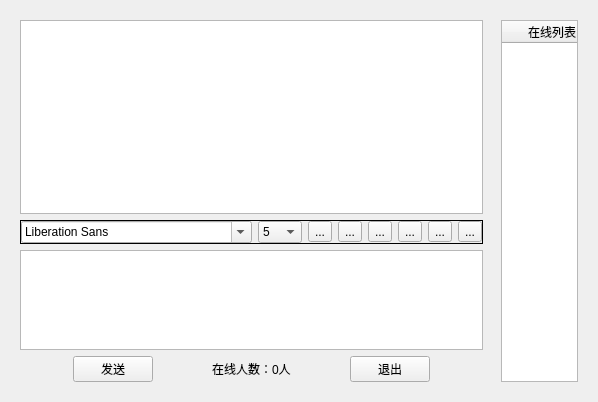
<?xml version="1.0" encoding="UTF-8"?>
<ui version="4.0">
 <class>Widget</class>
 <widget class="QWidget" name="Widget">
  <property name="geometry">
   <rect>
    <x>0</x>
    <y>0</y>
    <width>598</width>
    <height>402</height>
   </rect>
  </property>
  <property name="maximumSize">
   <size>
    <width>16777000</width>
    <height>16777215</height>
   </size>
  </property>
  <property name="windowTitle">
   <string>Widget</string>
  </property>
  <layout class="QHBoxLayout" name="horizontalLayout_4">
   <item>
    <widget class="QWidget" name="widget_6" native="true">
     <layout class="QHBoxLayout" name="horizontalLayout_3">
      <property name="spacing">
       <number>0</number>
      </property>
      <property name="leftMargin">
       <number>0</number>
      </property>
      <property name="topMargin">
       <number>0</number>
      </property>
      <property name="rightMargin">
       <number>0</number>
      </property>
      <property name="bottomMargin">
       <number>0</number>
      </property>
      <item>
       <widget class="QWidget" name="widget_4" native="true">
        <layout class="QVBoxLayout" name="verticalLayout_3">
         <item>
          <widget class="QWidget" name="widget_2" native="true">
           <layout class="QVBoxLayout" name="verticalLayout_2">
            <property name="leftMargin">
             <number>0</number>
            </property>
            <property name="topMargin">
             <number>0</number>
            </property>
            <property name="rightMargin">
             <number>0</number>
            </property>
            <property name="bottomMargin">
             <number>0</number>
            </property>
            <item>
             <widget class="QWidget" name="widget" native="true">
              <layout class="QVBoxLayout" name="verticalLayout">
               <property name="leftMargin">
                <number>0</number>
               </property>
               <property name="topMargin">
                <number>0</number>
               </property>
               <property name="rightMargin">
                <number>0</number>
               </property>
               <property name="bottomMargin">
                <number>0</number>
               </property>
               <item>
                <widget class="QTextBrowser" name="textBrowser"/>
               </item>
               <item>
                <widget class="QFrame" name="frame_2">
                 <property name="frameShape">
                  <enum>QFrame::Box</enum>
                 </property>
                 <layout class="QHBoxLayout" name="horizontalLayout">
                  <property name="leftMargin">
                   <number>0</number>
                  </property>
                  <property name="topMargin">
                   <number>0</number>
                  </property>
                  <property name="rightMargin">
                   <number>0</number>
                  </property>
                  <property name="bottomMargin">
                   <number>0</number>
                  </property>
                  <item>
                   <widget class="QFontComboBox" name="fontComboBox_FontStyle"/>
                  </item>
                  <item>
                   <widget class="QComboBox" name="comboBox_FontSize">
                    <item>
                     <property name="text">
                      <string>5</string>
                     </property>
                    </item>
                    <item>
                     <property name="text">
                      <string>6</string>
                     </property>
                    </item>
                    <item>
                     <property name="text">
                      <string>7</string>
                     </property>
                    </item>
                    <item>
                     <property name="text">
                      <string>8</string>
                     </property>
                    </item>
                    <item>
                     <property name="text">
                      <string>9</string>
                     </property>
                    </item>
                    <item>
                     <property name="text">
                      <string>10</string>
                     </property>
                    </item>
                    <item>
                     <property name="text">
                      <string>11</string>
                     </property>
                    </item>
                    <item>
                     <property name="text">
                      <string>12</string>
                     </property>
                    </item>
                   </widget>
                  </item>
                  <item>
                   <widget class="QToolButton" name="toolButton_B">
                    <property name="toolTip">
                     <string>加粗</string>
                    </property>
                    <property name="text">
                     <string>...</string>
                    </property>
                    <property name="icon">
                     <iconset resource="res.qrc">
                      <normaloff>:/images/bold.png</normaloff>:/images/bold.png</iconset>
                    </property>
                    <property name="checkable">
                     <bool>true</bool>
                    </property>
                   </widget>
                  </item>
                  <item>
                   <widget class="QToolButton" name="toolButton_I">
                    <property name="toolTip">
                     <string>倾斜</string>
                    </property>
                    <property name="text">
                     <string>...</string>
                    </property>
                    <property name="icon">
                     <iconset resource="res.qrc">
                      <normaloff>:/images/italic.png</normaloff>:/images/italic.png</iconset>
                    </property>
                    <property name="checkable">
                     <bool>true</bool>
                    </property>
                   </widget>
                  </item>
                  <item>
                   <widget class="QToolButton" name="toolButton_U">
                    <property name="toolTip">
                     <string>下划线</string>
                    </property>
                    <property name="text">
                     <string>...</string>
                    </property>
                    <property name="icon">
                     <iconset resource="res.qrc">
                      <normaloff>:/images/under.png</normaloff>:/images/under.png</iconset>
                    </property>
                    <property name="checkable">
                     <bool>true</bool>
                    </property>
                   </widget>
                  </item>
                  <item>
                   <widget class="QToolButton" name="toolButton_Color">
                    <property name="toolTip">
                     <string>颜色</string>
                    </property>
                    <property name="text">
                     <string>...</string>
                    </property>
                    <property name="icon">
                     <iconset resource="res.qrc">
                      <normaloff>:/images/color.png</normaloff>:/images/color.png</iconset>
                    </property>
                   </widget>
                  </item>
                  <item>
                   <widget class="QToolButton" name="toolButton_Save">
                    <property name="toolTip">
                     <string>保存</string>
                    </property>
                    <property name="text">
                     <string>...</string>
                    </property>
                    <property name="icon">
                     <iconset resource="res.qrc">
                      <normaloff>:/images/save.png</normaloff>:/images/save.png</iconset>
                    </property>
                   </widget>
                  </item>
                  <item>
                   <widget class="QToolButton" name="toolButton_Clean">
                    <property name="toolTip">
                     <string>清空</string>
                    </property>
                    <property name="text">
                     <string>...</string>
                    </property>
                    <property name="icon">
                     <iconset resource="res.qrc">
                      <normaloff>:/images/clear.png</normaloff>:/images/clear.png</iconset>
                    </property>
                   </widget>
                  </item>
                 </layout>
                </widget>
               </item>
              </layout>
             </widget>
            </item>
            <item>
             <widget class="QTextEdit" name="textEdit">
              <property name="maximumSize">
               <size>
                <width>16777215</width>
                <height>100</height>
               </size>
              </property>
             </widget>
            </item>
           </layout>
          </widget>
         </item>
         <item>
          <widget class="QWidget" name="widget_3" native="true">
           <layout class="QHBoxLayout" name="horizontalLayout_2">
            <property name="leftMargin">
             <number>0</number>
            </property>
            <property name="topMargin">
             <number>0</number>
            </property>
            <property name="rightMargin">
             <number>0</number>
            </property>
            <property name="bottomMargin">
             <number>0</number>
            </property>
            <item>
             <spacer name="horizontalSpacer_3">
              <property name="orientation">
               <enum>Qt::Horizontal</enum>
              </property>
              <property name="sizeHint" stdset="0">
               <size>
                <width>40</width>
                <height>20</height>
               </size>
              </property>
             </spacer>
            </item>
            <item>
             <widget class="QPushButton" name="pushButton_Send">
              <property name="text">
               <string>发送</string>
              </property>
             </widget>
            </item>
            <item>
             <spacer name="horizontalSpacer">
              <property name="orientation">
               <enum>Qt::Horizontal</enum>
              </property>
              <property name="sizeHint" stdset="0">
               <size>
                <width>40</width>
                <height>20</height>
               </size>
              </property>
             </spacer>
            </item>
            <item>
             <widget class="QLabel" name="label_onlineNumber">
              <property name="text">
               <string>在线人数：0人</string>
              </property>
             </widget>
            </item>
            <item>
             <spacer name="horizontalSpacer_2">
              <property name="orientation">
               <enum>Qt::Horizontal</enum>
              </property>
              <property name="sizeHint" stdset="0">
               <size>
                <width>40</width>
                <height>20</height>
               </size>
              </property>
             </spacer>
            </item>
            <item>
             <widget class="QPushButton" name="pushButton_exit">
              <property name="text">
               <string>退出</string>
              </property>
             </widget>
            </item>
            <item>
             <spacer name="horizontalSpacer_4">
              <property name="orientation">
               <enum>Qt::Horizontal</enum>
              </property>
              <property name="sizeHint" stdset="0">
               <size>
                <width>40</width>
                <height>20</height>
               </size>
              </property>
             </spacer>
            </item>
           </layout>
          </widget>
         </item>
        </layout>
       </widget>
      </item>
      <item>
       <widget class="QWidget" name="widget_5" native="true">
        <property name="maximumSize">
         <size>
          <width>200</width>
          <height>16777215</height>
         </size>
        </property>
        <layout class="QVBoxLayout" name="verticalLayout_4">
         <item>
          <widget class="QTableWidget" name="tableWidget">
           <property name="maximumSize">
            <size>
             <width>200</width>
             <height>16777215</height>
            </size>
           </property>
           <column>
            <property name="text">
             <string>在线列表</string>
            </property>
           </column>
          </widget>
         </item>
        </layout>
       </widget>
      </item>
     </layout>
    </widget>
   </item>
  </layout>
 </widget>
 <resources>
  <include location="res.qrc"/>
 </resources>
 <connections/>
</ui>
